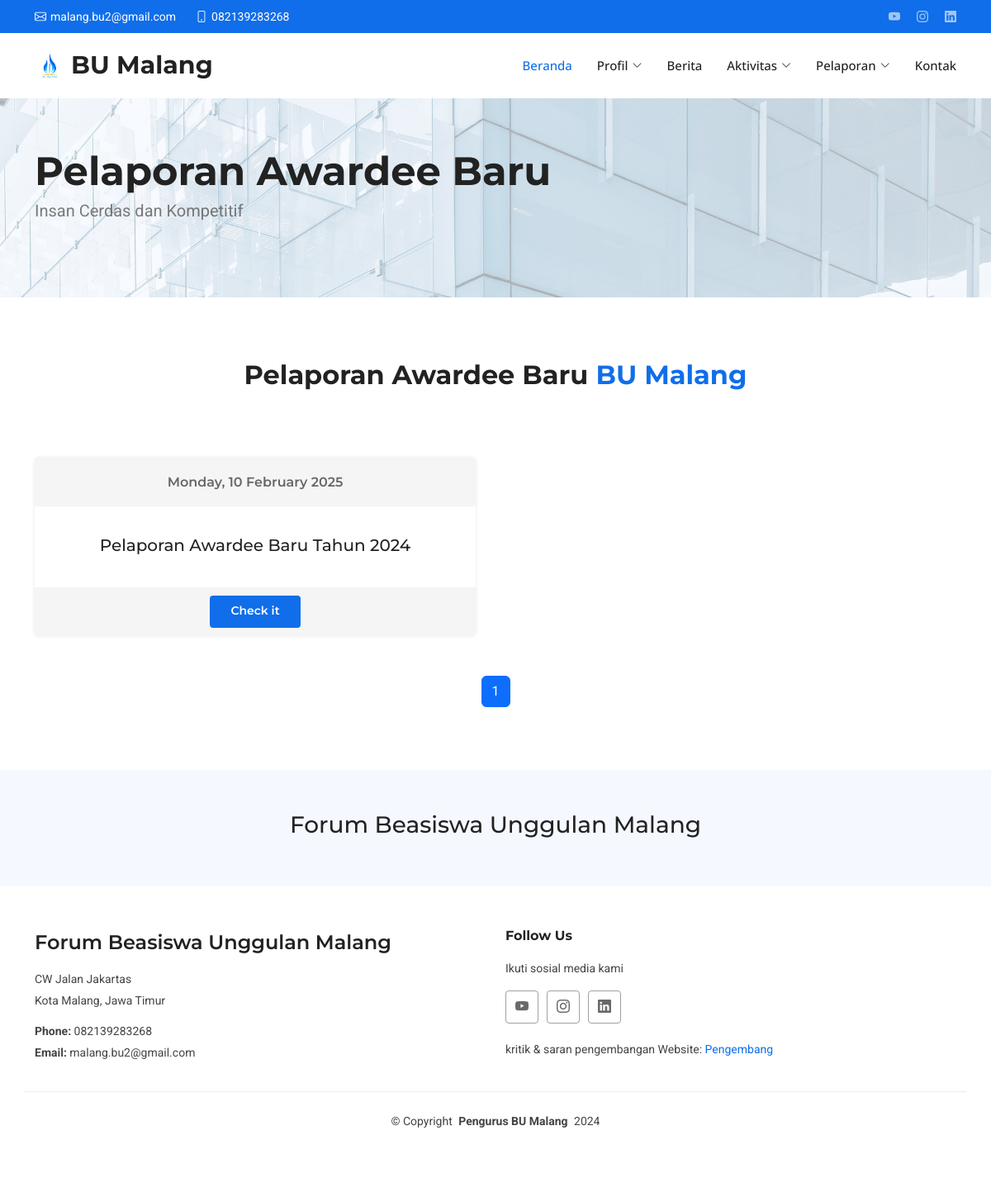
The page /pages/pelaporan/pel-awardee/pelaporan-awardee.php on the database its author committed.
### tables this page shows
CREATE TABLE `footer` (
  `id_footer` int(11) NOT NULL,
  `alamat_bu` varchar(255) NOT NULL,
  `nomor_bu` varchar(255) NOT NULL,
  `email_bu` varchar(255) NOT NULL,
  `youtube_bu` varchar(255) NOT NULL,
  `ig_bu` varchar(255) NOT NULL,
  `linkedin_bu` varchar(255) NOT NULL,
  `pengembang_bu` varchar(255) NOT NULL
);

### pages/pelaporan/pel-awardee/pelaporan-awardee.php (the view, shortened to what this page needs)
<?php
include '../../../connections/conn.php';
$contents = [];
$query = "SELECT * FROM pel_awardee ORDER BY waktu DESC";
$result = $conn->query($query);
while ($row = $result->fetch_assoc()) {
    $contents[] = [
        "id_pel_awardee" => $row['id_pel_awardee'],
        "waktu" => date('l, d F Y', strtotime($row['waktu'])),
        "tahun_awardee" => $row['tahun_awardee']
    ];
}
$perPage = 6;
$total = count($contents);
$totalPages = ceil($total / $perPage);
$page = isset($_GET['page']) ? (int)$_GET['page'] : 1;
$page = max($page, 1);
$page = min($page, $totalPages);
$start = ($page - 1) * $perPage;
$displayContents = array_slice($contents, $start, $perPage);
$query = "SELECT * FROM footer";
$result = $conn->query($query);
$row = $result->fetch_assoc();
$footer = [
    "alamat_bu" => $row['alamat_bu'],
    "nomor_bu" => $row['nomor_bu'],
    "email_bu" => $row['email_bu'],
    "youtube_bu" => $row['youtube_bu'],
    "ig_bu" => $row['ig_bu'],
    "linkedin_bu" => $row['linkedin_bu'],
    "pengembang_bu" => $row['pengembang_bu'],
];
?>
<!DOCTYPE html>
<html lang="en">
<?php include '../../../components/head.php' ?>
<body class="index-page">
    <header id="header" class="header sticky-top">
        <div class="topbar d-flex align-items-center">
            <div class="container d-flex justify-content-center justify-content-md-between">
                <div class="contact-info d-flex align-items-center">
                    <i class="bi bi-envelope d-flex align-items-center"><a href="<?= $footer['email_bu'] ?>"><?= $footer['email_bu'] ?></a></i>
                    <i class="bi bi-phone d-flex align-items-center ms-4"><span><?= $footer['nomor_bu'] ?></span></i>
                </div>
                <div class="social-links d-none d-md-flex align-items-center">
                    <a href="<?= $footer['youtube_bu'] ?>" class="youtube"><i class="bi bi-youtube"></i></a>
                    <a href="<?= $footer['ig_bu'] ?>" class="instagram"><i class="bi bi-instagram"></i></a>
                    <a href="<?= $footer['linkedin_bu'] ?>" class="linkedin"><i class="bi bi-linkedin"></i></a>
                </div>
            </div>
        </div>
        <div class="branding d-flex align-items-cente">
            <div class="container position-relative d-flex align-items-center justify-content-between">
                <?php include '../../../components/navbar.php' ?>
            </div>
        </div>
    </header>
    <main class="main">
        <section id="hero" class="hero1 section light-background">
            <div class="container">
                <div class="row gy-4">
                    <div class="col-lg-8 order-2 order-lg-1 d-flex flex-column justify-content-center" data-aos="zoom-out">
                        <h1>Pelaporan Awardee Baru</h1>
                        <p>Insan Cerdas dan Kompetitif</p>
                    </div>
                </div>
            </div>
        </section>
        <section id="contents" class="contents section">
            <div class="container section-title" data-aos="fade-up">
                <p><span>Pelaporan Awardee Baru</span> <span class="description-title">BU Malang</span></p>
            </div>
            <div class="container">
                <div class="row gy-3">
                    <div class="row gy-3">
                        <?php foreach ($displayContents as $content): ?>
                            <div class="col-xl-6 col-lg-12" data-aos="fade-up">
                                <div class="contents-item">
                                    <h3><?= $content['waktu']; ?></h3>
                                    <ul>
                                        <h5>Pelaporan Awardee Baru Tahun <?= $content['tahun_awardee']; ?></h5>
                                    </ul>
                                    <div class="btn-wrap">
                                        <a href="pages/pelaporan/pel-awardee/pages-pelaporan-awardee.php?id=<?= $content['id_pel_awardee']; ?>" class="btn-buy">Check it</a>
                                    </div>
                                </div>
                            </div>
                        <?php endforeach; ?>
                    </div>
                </div>
                <nav>
                    <ul class="pagination justify-content-center pt-5">
                        <?php for ($i = 1; $i <= $totalPages; $i++): ?>
                            <li class="page-item <?= $i == $page ? 'active' : ''; ?>">
                                <a class="page-link" href="<?= $_SERVER['PHP_SELF']; ?>?page=<?= $i; ?>"><?= $i; ?></a>
                            </li>
                        <?php endfor; ?>
                    </ul>
                </nav>
            </div>
        </section>
    </main>
    <footer id="footer" class="footer">
        <div class="footer-newsletter">
            <div class="container">
                <div class="row justify-content-center text-center">
                    <div class="col-lg-6">
                        <h3>Forum Beasiswa Unggulan Malang</h5>
                    </div>
                </div>
            </div>
        </div>
        <div class="container footer-top">
            <?php include '../../../components/footer.php' ?>
        </div>
        <div class="container copyright text-center mt-4">
            <p>© <span>Copyright</span> <strong class="px-1 sitename">Pengurus BU Malang</strong> <span>2024</span></p>
        </div>
    </footer>
</body>
</html>

### components/footer.php
<div class="row gy-4">
    <div class="col-lg-6 col-md-12 footer-about">
        <a href="index.html" class="d-flex align-items-center">
            <span class="sitename">Forum Beasiswa Unggulan Malang</span>
        </a>
        <div class="footer-contact pt-3">
            <p><?= $footer['alamat_bu'] ?></p>
            <p>Kota Malang, Jawa Timur</p>
            <p class="mt-3"><strong>Phone:</strong> <span><?= $footer['nomor_bu'] ?></span></p>
            <p><strong>Email:</strong> <span><?= $footer['email_bu'] ?></span></p>
        </div>
    </div>
    <div class="col-lg-6 col-md-12">
        <h4>Follow Us</h4>
        <p>Ikuti sosial media kami</p>
        <div class="social-links d-flex">
            <a href="<?= $footer['youtube_bu'] ?>" target="_blank"><i class="bi bi-youtube"></i></a>
            <a href="<?= $footer['ig_bu'] ?>" target="_blank"><i class="bi bi-instagram"></i></a>
            <a href="<?= $footer['linkedin_bu'] ?>" target="_blank"><i class="bi bi-linkedin"></i></a>
        </div>
        <br>
        <p>kritik & saran pengembangan Website: <a href="https://wa.me/<?= $footer['pengembang_bu'] ?>" target="_blank">Pengembang</a> </p>
    </div>
</div>

### rows shown on the page
footer: email_bu "malang.bu2@gmail.com", nomor_bu "082139283268", alamat_bu "CW Jalan Jakartas"

### other values the page prints
$content['waktu'] "Monday, 10 February 2025"
$content['tahun_awardee'] "2024"
